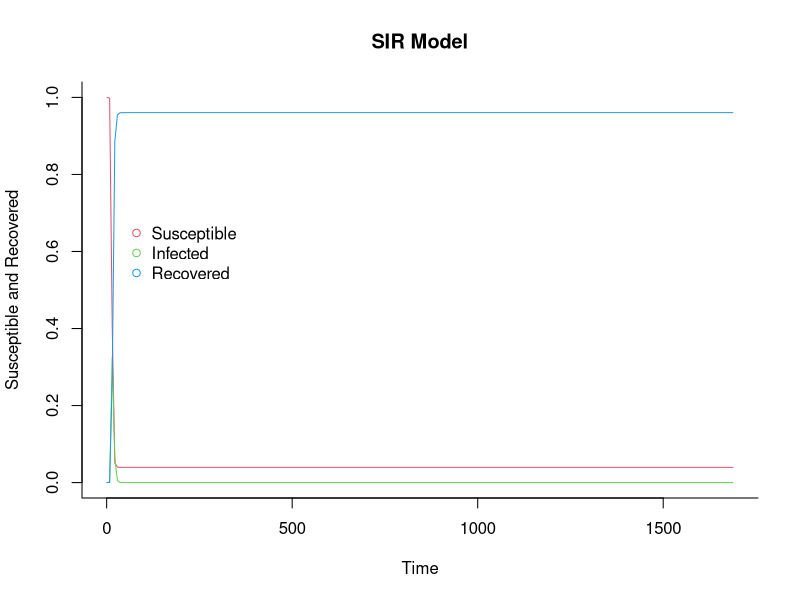

Here is the R script that generated this plot:
#load deSolve package
library(deSolve)

## Create an SIR function
sir <- function(time, state, parameters) {

  with(as.list(c(state, parameters)), {

    dS <- -beta * S * I
    dI <-  beta * S * I - gamma * I
    dR <-                 gamma * I

    return(list(c(dS, dI, dR)))
  })
}

### Set parameters
## Proportion in each compartment: Susceptible 0.999999, Infected 0.000001, Recovered 0
init       <- c(S = 1-1e-6, I = 1e-6, R = 0.0)
## beta: infection parameter; gamma: recovery parameter
parameters <- c(beta = 1.4287, gamma = 0.4248)
## Time frame
times      <- seq(1, 1694, by = 7)
#times <- seq(as.Date("2013/05/14"),as.Date("2016/12/19"),by = "week")
## Solve using ode (General Solver for Ordinary Differential Equations)
out <- ode(y = init, times = times, func = sir, parms = parameters)
## change to data frame
out <- as.data.frame(out)
## Delete time variable
out$time <- NULL
## Show data
head(out, 20)

## Plot
matplot(x = times, y = out, type = "l",
        xlab = "Time", ylab = "Susceptible and Recovered", main = "SIR Model",
        lwd = 1, lty = 1, bty = "l", col = 2:4)

## Add legend
legend(40, 0.7, c("Susceptible", "Infected", "Recovered"), pch = 1, col = 2:4, bty = "n")
